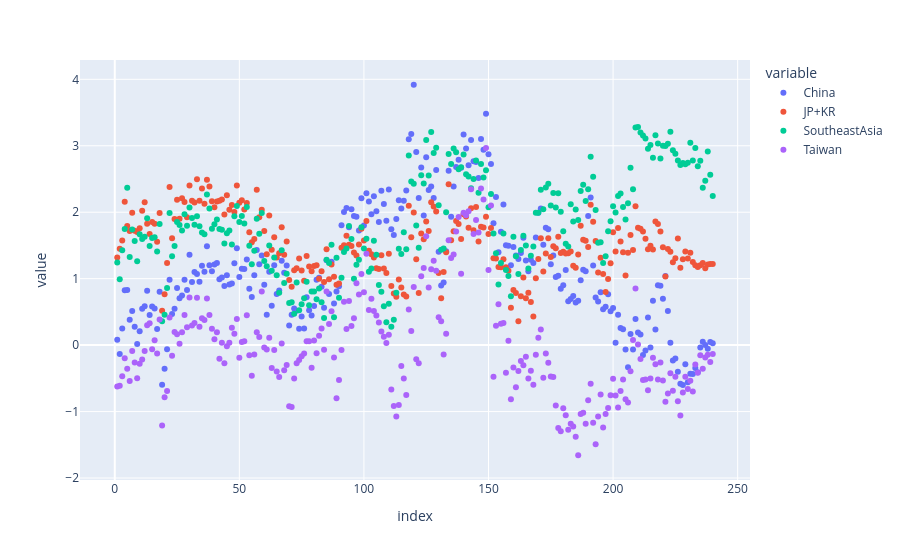

The code cell stored with this chart in its notebook:
### Code cell
px.scatter(utility)

### Figure 1 — Plotly figure (JSON) as saved in the notebook; plotly's stock layout.template omitted (floating-point values rounded to 4 significant figures; data arrays with more than 128 entries replaced by an {"elided": "..."} marker saying what was removed)
{"data": [{"hovertemplate": "variable=China<br>index=%{x}<br>value=%{y}<extra></extra>", "legendgroup": "China", "marker": {"color": "#636efa", "symbol": "circle"}, "mode": "markers", "name": "China", "orientation": "v", "showlegend": true, "type": "scatter", "x": {"elided": "240 int values"}, "xaxis": "x", "y": {"elided": "240 float values"}, "yaxis": "y"}, {"hovertemplate": "variable=JP+KR<br>index=%{x}<br>value=%{y}<extra></extra>", "legendgroup": "JP+KR", "marker": {"color": "#EF553B", "symbol": "circle"}, "mode": "markers", "name": "JP+KR", "orientation": "v", "showlegend": true, "type": "scatter", "x": {"elided": "240 int values"}, "xaxis": "x", "y": {"elided": "240 float values"}, "yaxis": "y"}, {"hovertemplate": "variable=SoutheastAsia<br>index=%{x}<br>value=%{y}<extra></extra>", "legendgroup": "SoutheastAsia", "marker": {"color": "#00cc96", "symbol": "circle"}, "mode": "markers", "name": "SoutheastAsia", "orientation": "v", "showlegend": true, "type": "scatter", "x": {"elided": "240 int values"}, "xaxis": "x", "y": {"elided": "240 float values"}, "yaxis": "y"}, {"hovertemplate": "variable=Taiwan<br>index=%{x}<br>value=%{y}<extra></extra>", "legendgroup": "Taiwan", "marker": {"color": "#ab63fa", "symbol": "circle"}, "mode": "markers", "name": "Taiwan", "orientation": "v", "showlegend": true, "type": "scatter", "x": {"elided": "240 int values"}, "xaxis": "x", "y": {"elided": "240 float values"}, "yaxis": "y"}], "layout": {"legend": {"title": {"text": "variable"}, "tracegroupgap": 0}, "margin": {"t": 60}, "xaxis": {"anchor": "y", "domain": [0, 1], "title": {"text": "index"}}, "yaxis": {"anchor": "x", "domain": [0, 1], "title": {"text": "value"}}}}
